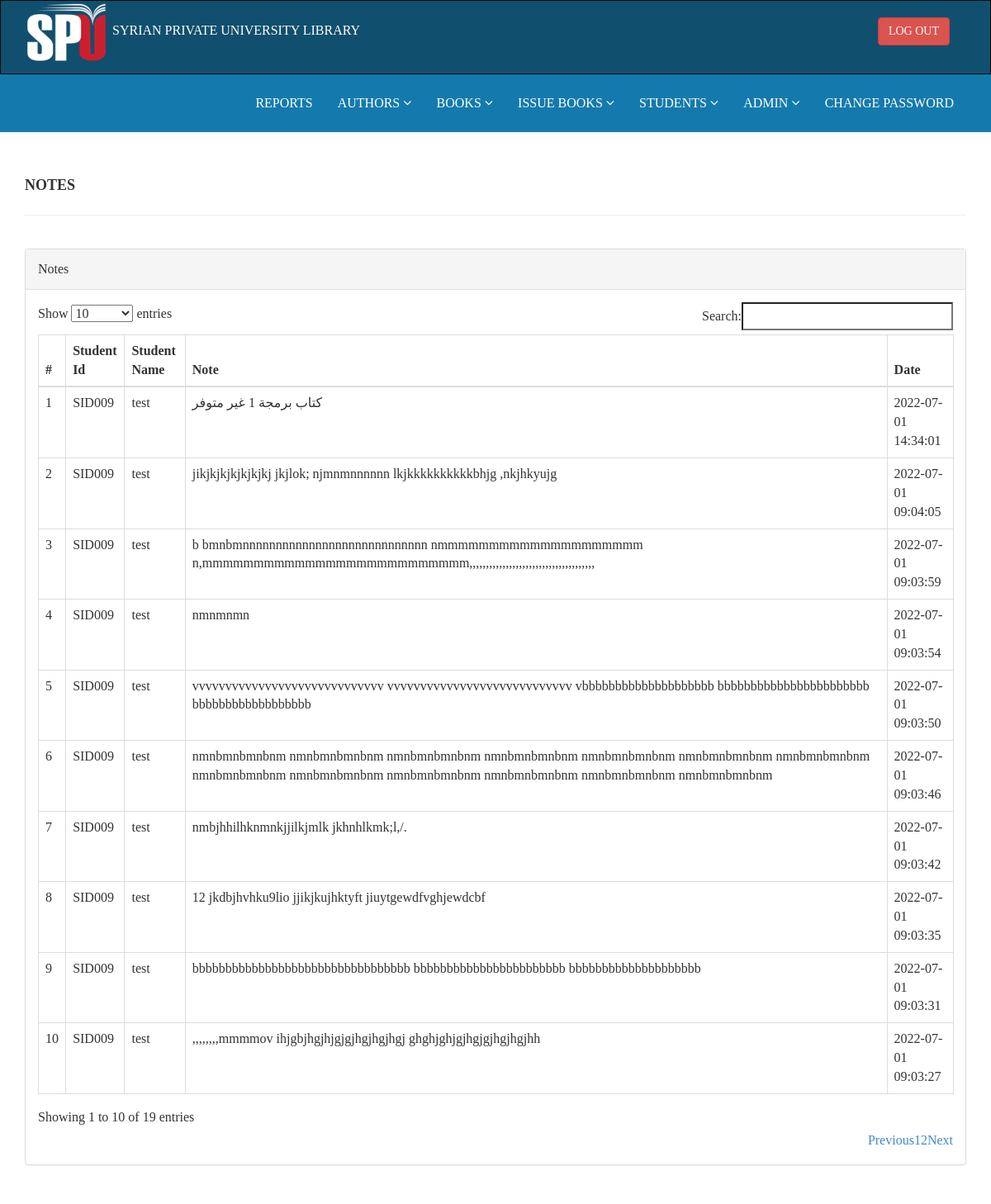
Screenshot of /admin/show_notes.php (signed in) with the database file from the repository.
### tables this page shows
CREATE TABLE `notes` (
  `id` int(11) NOT NULL,
  `notes` text NOT NULL,
  `student_id` varchar(255) NOT NULL,
  `date` timestamp NOT NULL DEFAULT current_timestamp() ON UPDATE current_timestamp(),
  `status` tinyint(1) NOT NULL
);

CREATE TABLE `tblstudents` (
  `id` int(11) NOT NULL,
  `StudentId` varchar(100) DEFAULT NULL,
  `FullName` varchar(120) DEFAULT NULL,
  `EmailId` varchar(120) DEFAULT NULL,
  `MobileNumber` char(11) DEFAULT NULL,
  `Password` varchar(120) DEFAULT NULL,
  `Status` int(1) DEFAULT NULL,
  `RegDate` timestamp NULL DEFAULT current_timestamp(),
  `UpdationDate` timestamp NULL DEFAULT NULL ON UPDATE current_timestamp()
);

### admin/show_notes.php (the view, shortened to what this page needs)
<?php
include('includes/config.php');
?>
<!DOCTYPE html>
<html xmlns="http://www.w3.org/1999/xhtml">
<head>
    <link href="assets/css/bootstrap.css" rel="stylesheet" />
    <link href="assets/css/font-awesome.css" rel="stylesheet" />
    <link href="assets/js/dataTables/dataTables.bootstrap.css" rel="stylesheet" />
    <link href="assets/css/style.css" rel="stylesheet" />
</head>
<body>
    <?php include('includes/header.php'); ?>
    <div class="content-wrapper">
        <div class="container">
            <div class="row pad-botm">
                <div class="col-md-12">
                    <h4 class="header-line">Notes</h4>
                </div>
                <div class="row">
                </div>
            </div>
            <div class="row">
                <div class="col-md-12">
                    <div class="panel panel-default">
                        <div class="panel-heading">
                            Notes
                        </div>
                        <div class="panel-body">
                            <div class="table-responsive">
                                <table class="table table-bordered table-hover" id="dataTables-example">
                                    <thead>
                                        <tr>
                                            <th>#</th>
                                            <th>Student Id</th>
                                            <th>Student Name</th>
                                            <th>Note</th>
                                            <th>Date</th>
                                        </tr>
                                    </thead>
                                    <tbody>
                                        <?php $sql = "SELECT notes.*,tblstudents.FullName
                                                          from  notes
                                                          join tblstudents
                                                          on tblstudents.StudentId=notes.student_id
                                                          order by date DESC";
                                        $query = $dbh->prepare($sql);
                                        $query->execute();
                                        $results = $query->fetchAll(PDO::FETCH_OBJ);
                                        $cnt = 1;
                                        if ($query->rowCount() > 0) {
                                            foreach ($results as $result) {               ?>
                                                <tr class="odd gradeX">
                                                    <td class="center"><?php echo htmlentities($cnt); ?></td>
                                                    <td class="center"><?php echo htmlentities($result->student_id); ?></td>
                                                    <td class="center"><?php echo htmlentities($result->FullName); ?></td>
                                                    <td class="center"><?php echo htmlentities($result->notes); ?></td>
                                                    <td class="center"><?php echo htmlentities($result->date); ?></td>
                                                </tr>
                                        <?php $cnt = $cnt + 1;
                                            }
                                        } ?>
                                    </tbody>
                                </table>
                            </div>
                        </div>
                    </div>
                </div>
            </div>
        </div>
    </div>
</body>
</html>

### admin/assets/css/style.css (style rules this page uses)
.content-wrapper { margin-top: 40px; min-height: 800px; padding-bottom: 90px; }
.header-line { font-weight: 900; padding-bottom: 25px; border-bottom: 1px solid #eeeeee; text-transform: uppercase; }
.pad-botm { padding-bottom: 30px; }

### rows the page displays
notes: student "SID009", tblstudents.FullName "test", notes "كتاب برمجة 1 غير متوفر", date "2022-07-01 14:34:01"
notes: student "SID009", tblstudents.FullName "test", notes "jikjkjkjkjkjkjkj jkjlok; njmnmnnnnnn lkjkkkkkkkkkkbhjg ,nkjhkyujg", date "2022-07-01 09:04:05"
notes: student "SID009", tblstudents.FullName "test", notes "b bmnbmnnnnnnnnnnnnnnnnnnnnnnnnnnnn nmmmmmmmmmmmmmmmmmmmm n,mmmmmmmmmmmmmmmmmmmmmmmmmm,,,,,,,,,,,,,,,,,,,,,,,,,,,,,,,,,,,,,,", date "2022-07-01 09:03:59"
notes: student "SID009", tblstudents.FullName "test", notes "nmnmnmn", date "2022-07-01 09:03:54"
notes: student "SID009", tblstudents.FullName "test", notes "vvvvvvvvvvvvvvvvvvvvvvvvvvvvv vvvvvvvvvvvvvvvvvvvvvvvvvvvv vbbbbbbbbbbbbbbbbbbbb bbbbbbbbbbbbbbbbbbbbbbb bbbbbbbbbbbbbbbbbb", date "2022-07-01 09:03:50"
notes: student "SID009", tblstudents.FullName "test", notes "nmnbmnbmnbnm nmnbmnbmnbnm nmnbmnbmnbnm nmnbmnbmnbnm nmnbmnbmnbnm nmnbmnbmnbnm nmnbmnbmnbnm nmnbmnbmnbnm nmnbmnbmnbnm nmnbmnbmnbnm nmnbmnbmnbnm nmnbmnbmnbnm nmnbmnbmnbnm", date "2022-07-01 09:03:46"
notes: student "SID009", tblstudents.FullName "test", notes "nmbjhhilhknmnkjjilkjmlk jkhnhlkmk;l,/.", date "2022-07-01 09:03:42"
notes: student "SID009", tblstudents.FullName "test", notes "12 jkdbjhvhku9lio jjikjkujhktyft jiuytgewdfvghjewdcbf", date "2022-07-01 09:03:35"
notes: student "SID009", tblstudents.FullName "test", notes "bbbbbbbbbbbbbbbbbbbbbbbbbbbbbbbbb bbbbbbbbbbbbbbbbbbbbbbb bbbbbbbbbbbbbbbbbbbb", date "2022-07-01 09:03:31"
notes: student "SID009", tblstudents.FullName "test", notes ",,,,,,,,mmmmov ihjgbjhgjhjgjgjhgjhgjhgj ghghjghjgjhgjgjhgjhgjhh", date "2022-07-01 09:03:27"
